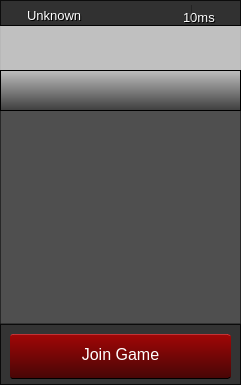
     <widget class="QFrame" name="frame_8">
      <property name="geometry">
       <rect>
        <x>630</x>
        <y>41</y>
        <width>241</width>
        <height>385</height>
       </rect>
      </property>
      <property name="styleSheet">
       <string notr="true">#frame_8 {
	background: url(:/data/bg3.png)  551px 5550px;

	border: 1px solid rgba(0, 0, 0, 150);
}</string>
      </property>
      <property name="frameShape">
       <enum>QFrame::StyledPanel</enum>
      </property>
      <property name="frameShadow">
       <enum>QFrame::Raised</enum>
      </property>
      <widget class="QFrame" name="frame_5">
       <property name="geometry">
        <rect>
         <x>0</x>
         <y>0</y>
         <width>241</width>
         <height>324</height>
        </rect>
       </property>
       <property name="styleSheet">
        <string notr="true">#frame_5 {
	background: rgba(0, 0, 0, 50);
}</string>
       </property>
       <property name="frameShape">
        <enum>QFrame::StyledPanel</enum>
       </property>
       <property name="frameShadow">
        <enum>QFrame::Raised</enum>
       </property>
       <widget class="QFrame" name="frame_13">
        <property name="geometry">
         <rect>
          <x>0</x>
          <y>0</y>
          <width>241</width>
          <height>111</height>
         </rect>
        </property>
        <property name="styleSheet">
         <string notr="true">#frame_13 {
	border-bottom: 1px solid rgba(0, 0, 0, 150);

	background: url(:/data/unknown.jpg);
}</string>
        </property>
        <property name="frameShape">
         <enum>QFrame::StyledPanel</enum>
        </property>
        <property name="frameShadow">
         <enum>QFrame::Raised</enum>
        </property>
        <widget class="QFrame" name="frame_15">
         <property name="geometry">
          <rect>
           <x>0</x>
           <y>0</y>
           <width>241</width>
           <height>26</height>
          </rect>
         </property>
         <property name="styleSheet">
          <string notr="true">#frame_15 {
	background: rgba(0, 0, 0, 190);

	border-bottom: 1px solid rgba(0, 0, 0, 200);
}</string>
         </property>
         <property name="frameShape">
          <enum>QFrame::StyledPanel</enum>
         </property>
         <property name="frameShadow">
          <enum>QFrame::Raised</enum>
         </property>
         <widget class="QLabel" name="label_6">
          <property name="geometry">
           <rect>
            <x>21</x>
            <y>1</y>
            <width>171</width>
            <height>31</height>
           </rect>
          </property>
          <property name="font">
           <font>
            <family>Lao UI</family>
            <pointsize>10</pointsize>
           </font>
          </property>
          <property name="styleSheet">
           <string notr="true">padding-left: 4px;
padding-top: -6px;</string>
          </property>
          <property name="text">
           <string>Unknown</string>
          </property>
         </widget>
         <widget class="QLabel" name="label_20">
          <property name="geometry">
           <rect>
            <x>4</x>
            <y>5</y>
            <width>20</width>
            <height>17</height>
           </rect>
          </property>
          <property name="styleSheet">
           <string notr="true">background: url(:/data/map.png);</string>
          </property>
          <property name="text">
           <string/>
          </property>
         </widget>
         <widget class="QLabel" name="label_19">
          <property name="geometry">
           <rect>
            <x>20</x>
            <y>0</y>
            <width>171</width>
            <height>31</height>
           </rect>
          </property>
          <property name="font">
           <font>
            <family>Lao UI</family>
            <pointsize>10</pointsize>
           </font>
          </property>
          <property name="styleSheet">
           <string notr="true">padding-left: 4px;
padding-top: -6px;

color: #fff;</string>
          </property>
          <property name="text">
           <string>Unknown</string>
          </property>
         </widget>
         <widget class="QLabel" name="label_22">
          <property name="geometry">
           <rect>
            <x>181</x>
            <y>1</y>
            <width>61</width>
            <height>31</height>
           </rect>
          </property>
          <property name="font">
           <font>
            <family>Lao UI</family>
            <pointsize>10</pointsize>
           </font>
          </property>
          <property name="styleSheet">
           <string notr="true">padding-top: 4px;
padding-right: 3px;

qproperty-alignment: AlignRight;</string>
          </property>
          <property name="text">
           <string>10ms</string>
          </property>
         </widget>
         <widget class="QLabel" name="label_23">
          <property name="geometry">
           <rect>
            <x>180</x>
            <y>0</y>
            <width>61</width>
            <height>31</height>
           </rect>
          </property>
          <property name="font">
           <font>
            <family>Lao UI</family>
            <pointsize>10</pointsize>
           </font>
          </property>
          <property name="styleSheet">
           <string notr="true">padding-top: 4px;
padding-right: 3px;

qproperty-alignment: AlignRight;

color: #fff;</string>
          </property>
          <property name="text">
           <string>10ms</string>
          </property>
         </widget>
         <widget class="Line" name="line_7">
          <property name="geometry">
           <rect>
            <x>191</x>
            <y>5</y>
            <width>1</width>
            <height>17</height>
           </rect>
          </property>
          <property name="styleSheet">
           <string notr="true">background: rgba(0, 0, 0, 75);
border: 0;</string>
          </property>
          <property name="orientation">
           <enum>Qt::Vertical</enum>
          </property>
         </widget>
        </widget>
        <widget class="QFrame" name="frame_16">
         <property name="geometry">
          <rect>
           <x>0</x>
           <y>70</y>
           <width>241</width>
           <height>41</height>
          </rect>
         </property>
         <property name="styleSheet">
          <string notr="true">background: qlineargradient(spread:pad, x1:0, y1:1, x2:0, y2:0, stop:0 rgba(0, 0, 0, 175), stop:1 rgba(0, 0, 0, 0));</string>
         </property>
         <property name="frameShape">
          <enum>QFrame::StyledPanel</enum>
         </property>
         <property name="frameShadow">
          <enum>QFrame::Raised</enum>
         </property>
         <widget class="QLabel" name="label_21">
          <property name="geometry">
           <rect>
            <x>100</x>
            <y>20</y>
            <width>135</width>
            <height>21</height>
           </rect>
          </property>
          <property name="styleSheet">
           <string notr="true">color: #fff;

background: none;
outline: none;

qproperty-alignment: AlignRight;</string>
          </property>
          <property name="text">
           <string/>
          </property>
         </widget>
        </widget>
       </widget>
       <widget class="QTableWidget" name="tableWidget_2">
        <property name="geometry">
         <rect>
          <x>0</x>
          <y>110</y>
          <width>241</width>
          <height>214</height>
         </rect>
        </property>
        <property name="palette">
         <palette>
          <active>
           <colorrole role="WindowText">
            <brush brushstyle="SolidPattern">
             <color alpha="255">
              <red>255</red>
              <green>255</green>
              <blue>255</blue>
             </color>
            </brush>
           </colorrole>
           <colorrole role="Button">
            <brush brushstyle="SolidPattern">
             <color alpha="150">
              <red>0</red>
              <green>0</green>
              <blue>0</blue>
             </color>
            </brush>
           </colorrole>
           <colorrole role="Text">
            <brush brushstyle="SolidPattern">
             <color alpha="255">
              <red>255</red>
              <green>255</green>
              <blue>255</blue>
             </color>
            </brush>
           </colorrole>
           <colorrole role="ButtonText">
            <brush brushstyle="SolidPattern">
             <color alpha="255">
              <red>255</red>
              <green>255</green>
              <blue>255</blue>
             </color>
            </brush>
           </colorrole>
           <colorrole role="Base">
            <brush brushstyle="NoBrush">
             <color alpha="255">
              <red>0</red>
              <green>0</green>
              <blue>0</blue>
             </color>
            </brush>
           </colorrole>
           <colorrole role="Window">
            <brush brushstyle="SolidPattern">
             <color alpha="150">
              <red>0</red>
              <green>0</green>
              <blue>0</blue>
             </color>
            </brush>
           </colorrole>
           <colorrole role="Highlight">
            <brush brushstyle="SolidPattern">
             <color alpha="75">
              <red>0</red>
              <green>0</green>
              <blue>0</blue>
             </color>
            </brush>
           </colorrole>
           <colorrole role="HighlightedText">
            <brush brushstyle="SolidPattern">
             <color alpha="255">
              <red>255</red>
              <green>255</green>
              <blue>255</blue>
             </color>
            </brush>
           </colorrole>
          </active>
          <inactive>
           <colorrole role="WindowText">
            <brush brushstyle="SolidPattern">
             <color alpha="255">
              <red>255</red>
              <green>255</green>
              <blue>255</blue>
             </color>
            </brush>
           </colorrole>
           <colorrole role="Button">
            <brush brushstyle="SolidPattern">
             <color alpha="150">
              <red>0</red>
              <green>0</green>
              <blue>0</blue>
             </color>
            </brush>
           </colorrole>
           <colorrole role="Text">
            <brush brushstyle="SolidPattern">
             <color alpha="255">
              <red>255</red>
              <green>255</green>
              <blue>255</blue>
             </color>
            </brush>
           </colorrole>
           <colorrole role="ButtonText">
            <brush brushstyle="SolidPattern">
             <color alpha="255">
              <red>255</red>
              <green>255</green>
              <blue>255</blue>
             </color>
            </brush>
           </colorrole>
           <colorrole role="Base">
            <brush brushstyle="NoBrush">
             <color alpha="255">
              <red>0</red>
              <green>0</green>
              <blue>0</blue>
             </color>
            </brush>
           </colorrole>
           <colorrole role="Window">
            <brush brushstyle="SolidPattern">
             <color alpha="150">
              <red>0</red>
              <green>0</green>
              <blue>0</blue>
             </color>
            </brush>
           </colorrole>
           <colorrole role="Highlight">
            <brush brushstyle="SolidPattern">
             <color alpha="75">
              <red>0</red>
              <green>0</green>
              <blue>0</blue>
             </color>
            </brush>
           </colorrole>
           <colorrole role="HighlightedText">
            <brush brushstyle="SolidPattern">
             <color alpha="255">
              <red>255</red>
              <green>255</green>
              <blue>255</blue>
             </color>
            </brush>
           </colorrole>
          </inactive>
          <disabled>
           <colorrole role="WindowText">
            <brush brushstyle="SolidPattern">
             <color alpha="255">
              <red>255</red>
              <green>255</green>
              <blue>255</blue>
             </color>
            </brush>
           </colorrole>
           <colorrole role="Button">
            <brush brushstyle="SolidPattern">
             <color alpha="150">
              <red>0</red>
              <green>0</green>
              <blue>0</blue>
             </color>
            </brush>
           </colorrole>
           <colorrole role="Text">
            <brush brushstyle="SolidPattern">
             <color alpha="255">
              <red>255</red>
              <green>255</green>
              <blue>255</blue>
             </color>
            </brush>
           </colorrole>
           <colorrole role="ButtonText">
            <brush brushstyle="SolidPattern">
             <color alpha="255">
              <red>255</red>
              <green>255</green>
              <blue>255</blue>
             </color>
            </brush>
           </colorrole>
           <colorrole role="Base">
            <brush brushstyle="NoBrush">
             <color alpha="255">
              <red>0</red>
              <green>0</green>
              <blue>0</blue>
             </color>
            </brush>
           </colorrole>
           <colorrole role="Window">
            <brush brushstyle="SolidPattern">
             <color alpha="150">
              <red>0</red>
              <green>0</green>
              <blue>0</blue>
             </color>
            </brush>
           </colorrole>
           <colorrole role="Highlight">
            <brush brushstyle="SolidPattern">
             <color alpha="75">
              <red>0</red>
              <green>0</green>
              <blue>0</blue>
             </color>
            </brush>
           </colorrole>
           <colorrole role="HighlightedText">
            <brush brushstyle="SolidPattern">
             <color alpha="255">
              <red>255</red>
              <green>255</green>
              <blue>255</blue>
             </color>
            </brush>
           </colorrole>
          </disabled>
         </palette>
        </property>
        <property name="styleSheet">
         <string notr="true">QHeaderView::section {
	border: 0;
	
	background-color: rgba(0, 0, 0, 200);

	color: #fff;

	outline: 0;

	padding: 5px;
}

#tableWidget_2 {
	color: #fff;

	border: 1px solid rgba(0, 0, 0, 50);

	background: rgba(0, 0, 0, 150);
	selection-background-color: rgba(0, 0, 0, 75);
	selection-color: #fff;

	outline: 0;
}

QTableWidget::item {
	color: #fff;

	outline: 0;
}

QTableWidget::item:focus {
	background: rgba(0, 0, 0, 75);
}</string>
        </property>
        <property name="verticalScrollBarPolicy">
         <enum>Qt::ScrollBarAlwaysOff</enum>
        </property>
        <property name="horizontalScrollBarPolicy">
         <enum>Qt::ScrollBarAlwaysOff</enum>
        </property>
        <property name="autoScroll">
         <bool>true</bool>
        </property>
        <property name="alternatingRowColors">
         <bool>false</bool>
        </property>
        <property name="selectionMode">
         <enum>QAbstractItemView::SingleSelection</enum>
        </property>
        <property name="selectionBehavior">
         <enum>QAbstractItemView::SelectRows</enum>
        </property>
        <property name="showGrid">
         <bool>false</bool>
        </property>
        <property name="sortingEnabled">
         <bool>false</bool>
        </property>
        <property name="cornerButtonEnabled">
         <bool>false</bool>
        </property>
        <property name="rowCount">
         <number>0</number>
        </property>
        <property name="columnCount">
         <number>2</number>
        </property>
        <attribute name="horizontalHeaderVisible">
         <bool>false</bool>
        </attribute>
        <attribute name="horizontalHeaderCascadingSectionResizes">
         <bool>false</bool>
        </attribute>
        <attribute name="horizontalHeaderDefaultSectionSize">
         <number>100</number>
        </attribute>
        <attribute name="horizontalHeaderHighlightSections">
         <bool>true</bool>
        </attribute>
        <attribute name="horizontalHeaderShowSortIndicator" stdset="0">
         <bool>false</bool>
        </attribute>
        <attribute name="horizontalHeaderStretchLastSection">
         <bool>true</bool>
        </attribute>
        <attribute name="verticalHeaderVisible">
         <bool>false</bool>
        </attribute>
        <column>
         <property name="text">
          <string>Item</string>
         </property>
        </column>
        <column>
         <property name="text">
          <string>Value</string>
         </property>
        </column>
       </widget>
      </widget>
      <widget class="QFrame" name="frame_14">
       <property name="geometry">
        <rect>
         <x>0</x>
         <y>324</y>
         <width>241</width>
         <height>61</height>
        </rect>
       </property>
       <property name="styleSheet">
        <string notr="true">background: rgba(0, 0, 0, 200);</string>
       </property>
       <property name="frameShape">
        <enum>QFrame::StyledPanel</enum>
       </property>
       <property name="frameShadow">
        <enum>QFrame::Raised</enum>
       </property>
       <widget class="QPushButton" name="btnPlay">
        <property name="geometry">
         <rect>
          <x>10</x>
          <y>10</y>
          <width>221</width>
          <height>45</height>
         </rect>
        </property>
        <property name="palette">
         <palette>
          <active>
           <colorrole role="WindowText">
            <brush brushstyle="SolidPattern">
             <color alpha="255">
              <red>255</red>
              <green>255</green>
              <blue>255</blue>
             </color>
            </brush>
           </colorrole>
           <colorrole role="Button">
            <brush brushstyle="LinearGradientPattern">
             <gradient startx="0.006000000000000" starty="1.000000000000000" endx="0.000000000000000" endy="0.000000000000000" type="LinearGradient" spread="PadSpread" coordinatemode="ObjectBoundingMode">
              <gradientstop position="0.011363600000000">
               <color alpha="225">
                <red>75</red>
                <green>0</green>
                <blue>0</blue>
               </color>
              </gradientstop>
              <gradientstop position="1.000000000000000">
               <color alpha="225">
                <red>175</red>
                <green>0</green>
                <blue>0</blue>
               </color>
              </gradientstop>
             </gradient>
            </brush>
           </colorrole>
           <colorrole role="Text">
            <brush brushstyle="SolidPattern">
             <color alpha="255">
              <red>255</red>
              <green>255</green>
              <blue>255</blue>
             </color>
            </brush>
           </colorrole>
           <colorrole role="ButtonText">
            <brush brushstyle="SolidPattern">
             <color alpha="255">
              <red>255</red>
              <green>255</green>
              <blue>255</blue>
             </color>
            </brush>
           </colorrole>
           <colorrole role="Base">
            <brush brushstyle="LinearGradientPattern">
             <gradient startx="0.006000000000000" starty="1.000000000000000" endx="0.000000000000000" endy="0.000000000000000" type="LinearGradient" spread="PadSpread" coordinatemode="ObjectBoundingMode">
              <gradientstop position="0.011363600000000">
               <color alpha="225">
                <red>75</red>
                <green>0</green>
                <blue>0</blue>
               </color>
              </gradientstop>
              <gradientstop position="1.000000000000000">
               <color alpha="225">
                <red>175</red>
                <green>0</green>
                <blue>0</blue>
               </color>
              </gradientstop>
             </gradient>
            </brush>
           </colorrole>
           <colorrole role="Window">
            <brush brushstyle="LinearGradientPattern">
             <gradient startx="0.006000000000000" starty="1.000000000000000" endx="0.000000000000000" endy="0.000000000000000" type="LinearGradient" spread="PadSpread" coordinatemode="ObjectBoundingMode">
              <gradientstop position="0.011363600000000">
               <color alpha="225">
                <red>75</red>
                <green>0</green>
                <blue>0</blue>
               </color>
              </gradientstop>
              <gradientstop position="1.000000000000000">
               <color alpha="225">
                <red>175</red>
                <green>0</green>
                <blue>0</blue>
               </color>
              </gradientstop>
             </gradient>
            </brush>
           </colorrole>
          </active>
          <inactive>
           <colorrole role="WindowText">
            <brush brushstyle="SolidPattern">
             <color alpha="255">
              <red>255</red>
              <green>255</green>
              <blue>255</blue>
             </color>
            </brush>
           </colorrole>
           <colorrole role="Button">
            <brush brushstyle="LinearGradientPattern">
             <gradient startx="0.006000000000000" starty="1.000000000000000" endx="0.000000000000000" endy="0.000000000000000" type="LinearGradient" spread="PadSpread" coordinatemode="ObjectBoundingMode">
              <gradientstop position="0.011363600000000">
               <color alpha="225">
                <red>75</red>
                <green>0</green>
                <blue>0</blue>
               </color>
              </gradientstop>
              <gradientstop position="1.000000000000000">
               <color alpha="225">
                <red>175</red>
                <green>0</green>
                <blue>0</blue>
               </color>
              </gradientstop>
             </gradient>
            </brush>
           </colorrole>
           <colorrole role="Text">
            <brush brushstyle="SolidPattern">
             <color alpha="255">
              <red>255</red>
              <green>255</green>
              <blue>255</blue>
             </color>
            </brush>
           </colorrole>
           <colorrole role="ButtonText">
            <brush brushstyle="SolidPattern">
             <color alpha="255">
              <red>255</red>
              <green>255</green>
              <blue>255</blue>
             </color>
            </brush>
           </colorrole>
           <colorrole role="Base">
            <brush brushstyle="LinearGradientPattern">
             <gradient startx="0.006000000000000" starty="1.000000000000000" endx="0.000000000000000" endy="0.000000000000000" type="LinearGradient" spread="PadSpread" coordinatemode="ObjectBoundingMode">
              <gradientstop position="0.011363600000000">
               <color alpha="225">
                <red>75</red>
                <green>0</green>
                <blue>0</blue>
               </color>
              </gradientstop>
              <gradientstop position="1.000000000000000">
               <color alpha="225">
                <red>175</red>
                <green>0</green>
                <blue>0</blue>
               </color>
              </gradientstop>
             </gradient>
            </brush>
           </colorrole>
           <colorrole role="Window">
            <brush brushstyle="LinearGradientPattern">
             <gradient startx="0.006000000000000" starty="1.000000000000000" endx="0.000000000000000" endy="0.000000000000000" type="LinearGradient" spread="PadSpread" coordinatemode="ObjectBoundingMode">
              <gradientstop position="0.011363600000000">
               <color alpha="225">
                <red>75</red>
                <green>0</green>
                <blue>0</blue>
               </color>
              </gradientstop>
              <gradientstop position="1.000000000000000">
               <color alpha="225">
                <red>175</red>
                <green>0</green>
                <blue>0</blue>
               </color>
              </gradientstop>
             </gradient>
            </brush>
           </colorrole>
          </inactive>
          <disabled>
           <colorrole role="WindowText">
            <brush brushstyle="SolidPattern">
             <color alpha="255">
              <red>175</red>
              <green>175</green>
              <blue>175</blue>
             </color>
            </brush>
           </colorrole>
           <colorrole role="Button">
            <brush brushstyle="LinearGradientPattern">
             <gradient startx="0.006000000000000" starty="1.000000000000000" endx="0.000000000000000" endy="0.000000000000000" type="LinearGradient" spread="PadSpread" coordinatemode="ObjectBoundingMode">
              <gradientstop position="0.011363600000000">
               <color alpha="255">
                <red>43</red>
                <green>43</green>
                <blue>43</blue>
               </color>
              </gradientstop>
              <gradientstop position="0.994318000000000">
               <color alpha="255">
                <red>79</red>
                <green>79</green>
                <blue>79</blue>
               </color>
              </gradientstop>
             </gradient>
            </brush>
           </colorrole>
           <colorrole role="Text">
            <brush brushstyle="SolidPattern">
             <color alpha="255">
              <red>175</red>
              <green>175</green>
              <blue>175</blue>
             </color>
            </brush>
           </colorrole>
           <colorrole role="ButtonText">
            <brush brushstyle="SolidPattern">
             <color alpha="255">
              <red>175</red>
              <green>175</green>
              <blue>175</blue>
             </color>
            </brush>
           </colorrole>
           <colorrole role="Base">
            <brush brushstyle="LinearGradientPattern">
             <gradient startx="0.006000000000000" starty="1.000000000000000" endx="0.000000000000000" endy="0.000000000000000" type="LinearGradient" spread="PadSpread" coordinatemode="ObjectBoundingMode">
              <gradientstop position="0.011363600000000">
               <color alpha="255">
                <red>43</red>
                <green>43</green>
                <blue>43</blue>
               </color>
              </gradientstop>
              <gradientstop position="0.994318000000000">
               <color alpha="255">
                <red>79</red>
                <green>79</green>
                <blue>79</blue>
               </color>
              </gradientstop>
             </gradient>
            </brush>
           </colorrole>
           <colorrole role="Window">
            <brush brushstyle="LinearGradientPattern">
             <gradient startx="0.006000000000000" starty="1.000000000000000" endx="0.000000000000000" endy="0.000000000000000" type="LinearGradient" spread="PadSpread" coordinatemode="ObjectBoundingMode">
              <gradientstop position="0.011363600000000">
               <color alpha="255">
                <red>43</red>
                <green>43</green>
                <blue>43</blue>
               </color>
              </gradientstop>
              <gradientstop position="0.994318000000000">
               <color alpha="255">
                <red>79</red>
                <green>79</green>
                <blue>79</blue>
               </color>
              </gradientstop>
             </gradient>
            </brush>
           </colorrole>
          </disabled>
         </palette>
        </property>
        <property name="font">
         <font>
          <family>Lao UI</family>
          <pointsize>12</pointsize>
         </font>
        </property>
        <property name="toolTip">
         <string/>
        </property>
        <property name="styleSheet">
         <string notr="true">#btnPlay {
	background-color: qlineargradient(spread:pad, x1:0.006, y1:1, x2:0, y2:0, stop:0.0113636 rgba(75, 0, 0, 225), stop:1 rgba(175, 0, 0, 225));

	border-top: 1px solid rgba(255, 67, 70, 150);
	border-bottom: 1px solid rgb(0, 0, 0);

	border-radius: 3px;

	padding-top: -4px;

	color: #fff;
}

#btnPlay:hover {
	background-color: qlineargradient(spread:pad, x1:0.006, y1:1, x2:0, y2:0, stop:0.0113636 rgba(100, 0, 0, 255), stop:1 rgba(200, 0, 0, 225));
}

#btnPlay:pressed {
	/*background-color: qlineargradient(spread:pad, x1:0, y1:1, x2:0, y2:0, stop:0 rgba(218, 77, 0, 255), stop:1 rgba(255, 138, 0, 255));

	border: 1px solid rgba(170, 0, 0, 150);*/

	background-color: qlineargradient(spread:pad, x1:0, y1:1, x2:0, y2:0, stop:0 rgba(81, 0, 0, 255), stop:1 rgba(153, 0, 0, 255));
}

#btnPlay:disabled {
	background-color: qlineargradient(spread:pad, x1:0.006, y1:1, x2:0, y2:0, stop:0.0113636 rgba(43, 43, 43, 255), stop:0.994318 rgba(79, 79, 79, 255));

	border-top: 1px solid rgb(0, 0, 0);

	color: rgb(175, 175, 175);
}</string>
        </property>
        <property name="text">
         <string>Join Game</string>
        </property>
       </widget>
      </widget>
     </widget>
